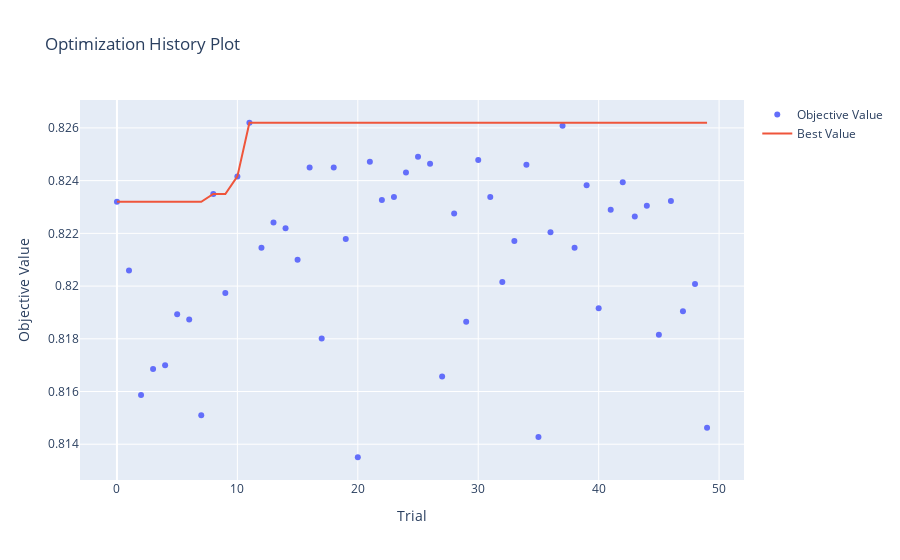
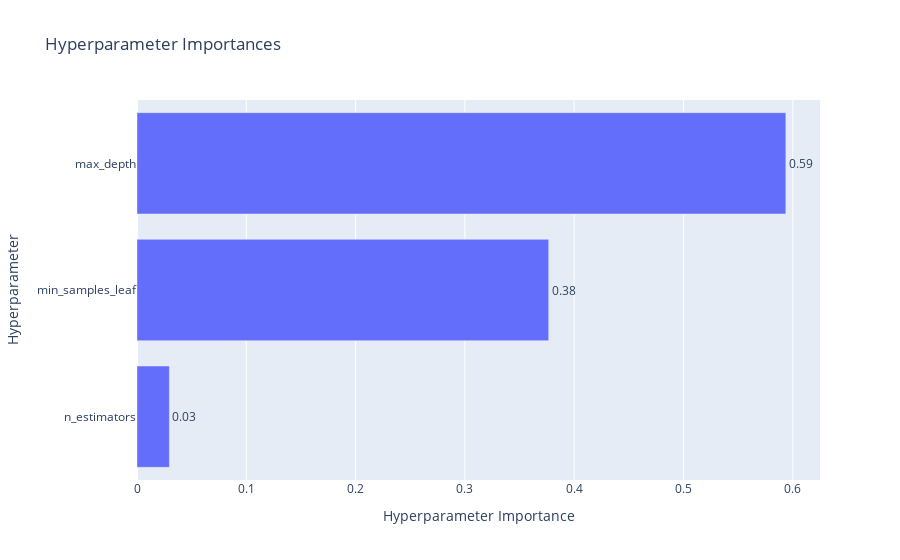

The notebook cell saved with these charts, in order:
### Markdown cell above
### Задания 6,7,8

### Code cell
# реализуйте оптимизацию гиперпараметров с помощью Optuna
def objective(trial):
    # 1. Определяем пространство поиска параметров
    params = {
        'n_estimators': trial.suggest_int('n_estimators', 100, 200, 1),
        'max_depth': trial.suggest_int('max_depth', 10, 30, 1),
        'min_samples_leaf': trial.suggest_int('min_samples_leaf', 2, 10, 1),
        'criterion': 'gini',
        'random_state': 42,
        'n_jobs': -1
    }
    
    # 2. Инициализируем и обучаем модель
    model = ensemble.RandomForestClassifier(**params)
    model.fit(X_train_normalized, y_train)
    
    # 3. Оцениваем качество на валидационной выборке
    y_pred = model.predict(X_test_normalized)
    return metrics.f1_score(y_test, y_pred)

# 4. Создаем study и запускаем оптимизацию
study = optuna.create_study(direction='maximize')
study.optimize(objective, n_trials=50)  # Количество итераций

# 5. Выводим результаты
print("Лучшие параметры:", study.best_params)
print("Лучший F1-score:", round(study.best_value, 2))

# 6. Визуализация
optuna.visualization.plot_optimization_history(study).show()
optuna.visualization.plot_param_importances(study).show()

# Обучаем финальную модель с лучшими параметрами
best_rf = ensemble.RandomForestClassifier(**study.best_params, random_state=42, n_jobs=-1)
best_rf.fit(X_train_normalized, y_train)

# Оценка на тестовой выборке
y_pred = best_rf.predict(X_test_normalized)
f1 = metrics.f1_score(y_test, y_pred)
accuracy = metrics.accuracy_score(y_test, y_pred)

print("\nОценка на тестовой выборке:")
print(f"F1-score: {round(f1, 2)}")
print(f"Accuracy: {round(accuracy, 2)}")

### Figure 1 — Plotly figure (JSON) as saved in the notebook; plotly's stock layout.template omitted (floating-point values rounded to 4 significant figures)
{"data": [{"mode": "markers", "name": "Objective Value", "type": "scatter", "x": [0, 1, 2, 3, 4, 5, 6, 7, 8, 9, 10, 11, 12, 13, 14, 15, 16, 17, 18, 19, 20, 21, 22, 23, 24, 25, 26, 27, 28, 29, 30, 31, 32, 33, 34, 35, 36, 37, 38, 39, 40, 41, 42, 43, 44, 45, 46, 47, 48, 49], "y": [0.8232, 0.8206, 0.8159, 0.8169, 0.817, 0.8189, 0.8187, 0.8151, 0.8235, 0.8197, 0.8242, 0.8262, 0.8215, 0.8224, 0.8222, 0.821, 0.8245, 0.818, 0.8245, 0.8218, 0.8135, 0.8247, 0.8233, 0.8234, 0.8243, 0.8249, 0.8246, 0.8166, 0.8227, 0.8186, 0.8248, 0.8234, 0.8202, 0.8217, 0.8246, 0.8143, 0.822, 0.8261, 0.8215, 0.8238, 0.8192, 0.8229, 0.8239, 0.8226, 0.823, 0.8182, 0.8232, 0.819, 0.8201, 0.8146]}, {"mode": "lines", "name": "Best Value", "type": "scatter", "x": [0, 1, 2, 3, 4, 5, 6, 7, 8, 9, 10, 11, 12, 13, 14, 15, 16, 17, 18, 19, 20, 21, 22, 23, 24, 25, 26, 27, 28, 29, 30, 31, 32, 33, 34, 35, 36, 37, 38, 39, 40, 41, 42, 43, 44, 45, 46, 47, 48, 49], "y": [0.8232, 0.8232, 0.8232, 0.8232, 0.8232, 0.8232, 0.8232, 0.8232, 0.8235, 0.8235, 0.8242, 0.8262, 0.8262, 0.8262, 0.8262, 0.8262, 0.8262, 0.8262, 0.8262, 0.8262, 0.8262, 0.8262, 0.8262, 0.8262, 0.8262, 0.8262, 0.8262, 0.8262, 0.8262, 0.8262, 0.8262, 0.8262, 0.8262, 0.8262, 0.8262, 0.8262, 0.8262, 0.8262, 0.8262, 0.8262, 0.8262, 0.8262, 0.8262, 0.8262, 0.8262, 0.8262, 0.8262, 0.8262, 0.8262, 0.8262]}, {"marker": {"color": "#cccccc"}, "mode": "markers", "name": "Infeasible Trial", "showlegend": false, "type": "scatter", "x": [], "y": []}], "layout": {"title": {"text": "Optimization History Plot"}, "xaxis": {"title": {"text": "Trial"}}, "yaxis": {"title": {"text": "Objective Value"}}}}

### Figure 2 — Plotly figure (JSON) as saved in the notebook; plotly's stock layout.template omitted (floating-point values rounded to 4 significant figures)
{"data": [{"cliponaxis": false, "hovertemplate": ["n_estimators (IntDistribution): 0.02963248015983932<extra></extra>", "min_samples_leaf (IntDistribution): 0.37668775320478126<extra></extra>", "max_depth (IntDistribution): 0.5936797666353795<extra></extra>"], "name": "Objective Value", "orientation": "h", "text": ["0.03", "0.38", "0.59"], "textposition": "outside", "type": "bar", "x": [0.02963, 0.3767, 0.5937], "y": ["n_estimators", "min_samples_leaf", "max_depth"]}], "layout": {"title": {"text": "Hyperparameter Importances"}, "xaxis": {"title": {"text": "Hyperparameter Importance"}}, "yaxis": {"title": {"text": "Hyperparameter"}}}}
